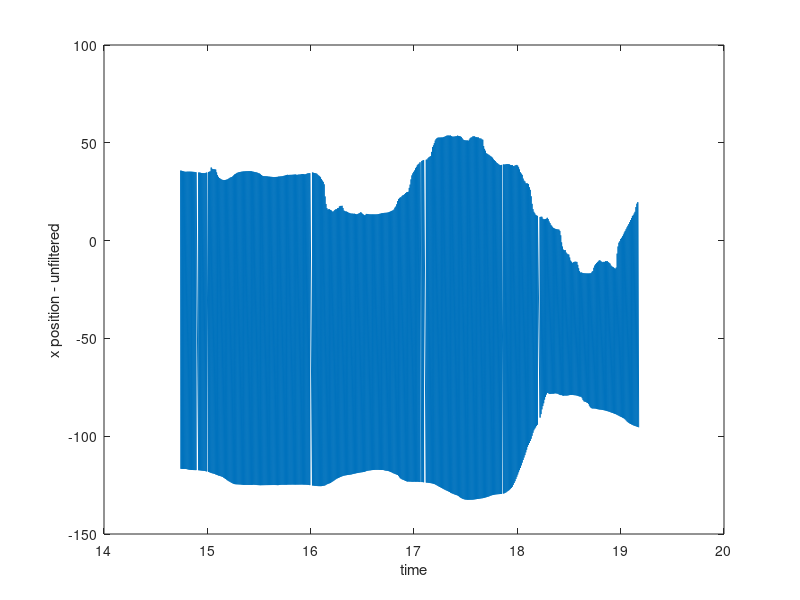
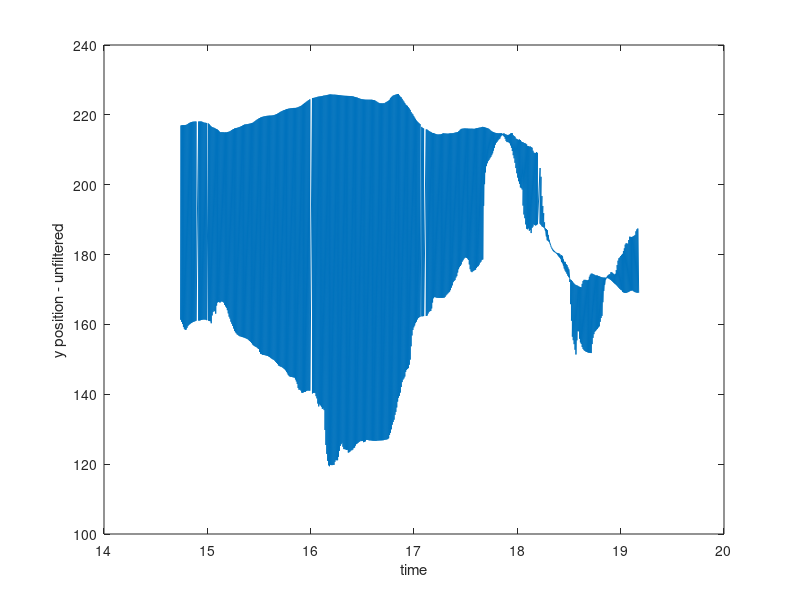
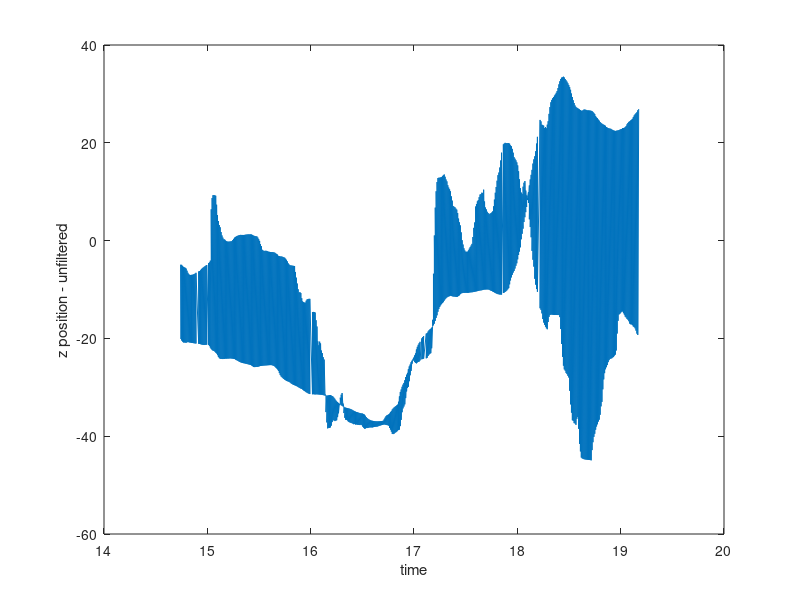
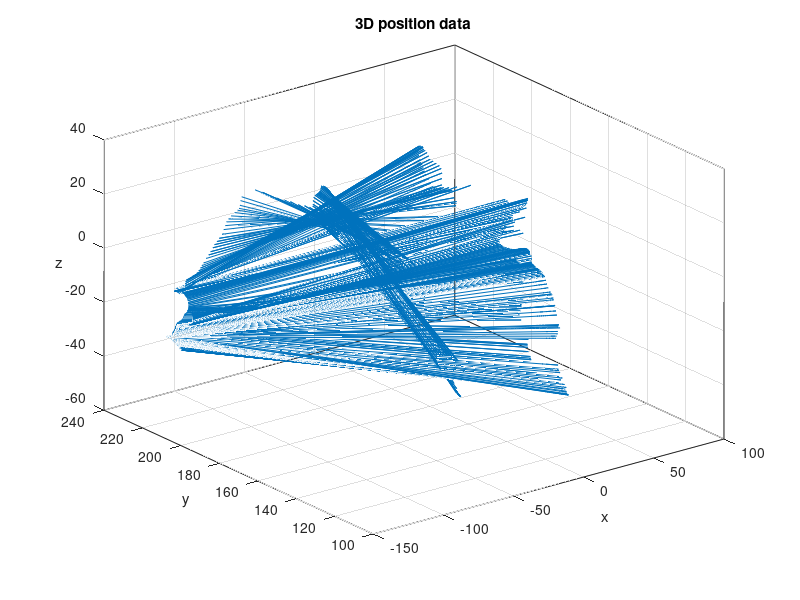

The MATLAB script that drew these images, in order:
% Leap Motion Data Processing Script


% Load raw data from text (ASCII) file
 
%Left hand raw data
Lraw = importdata('L1.txt',' ',1); %imports data and ignores first row (headers)

% Read coordinate data (PalmX, PalmY, PalmZ)
xL = Lraw.data(2000:3000,9);   
yL = Lraw.data(2000:3000,10);
zL = Lraw.data(2000:3000,11);

% Define time based on timestamp in microseconds

timemicro = Lraw.data(2000:3000,1);        %timestamp in first column          
time = (timemicro - Lraw.data(1,1))/1000000;   %subtracts first timestamp from subsequent and converts microseconds to seconds

% Plot x, y, z data
figure; 
plot(time, xL);  %PalmX vs time
xlabel('time');
ylabel('x position - unfiltered');

figure; 
plot(time, yL);  %PalmY vs time
xlabel('time');
ylabel('y position - unfiltered');

figure; 
plot(time, zL);  %PalmZ vs time
xlabel('time');
ylabel('z position - unfiltered');

%generate 3D plot of position data
figure;
plot3(xL,yL,zL);     
grid on
box on
xlabel('x','rotation',0);
ylabel('y','rotation',0);
zlabel('z','rotation',0);
title('3D position data');

% Filtering Algorithm
cutoff = 10;   %Frequency cutoff in Hz
samplerate = 120;  %Samplerate in Hz
Wn = cutoff / (samplerate/2);
[B,A] = butter (2,Wn);
xL_filtered = filtfilt (B,A,xL);
yL_filtered = filtfilt (B,A,yL);
zL_filtered = filtfilt (B,A,zL);

%Plot filtered data
figure;
plot(time, xL_filtered);
xlabel('time');
ylabel('x position - filtered');

figure;
plot(time, yL_filtered);
xlabel('time');
ylabel('y position - filtered');

figure;
plot(time, zL_filtered);
xlabel('time');
ylabel('z position - filtered');

%Plot filterd 3D data
figure;
plot3(xL_filtered,yL_filtered,zL_filtered);     
grid on
box on
xlabel('x ','rotation',0);
ylabel('y','rotation',0);
zlabel('z','rotation',0);
title('3D position data - filtered');











